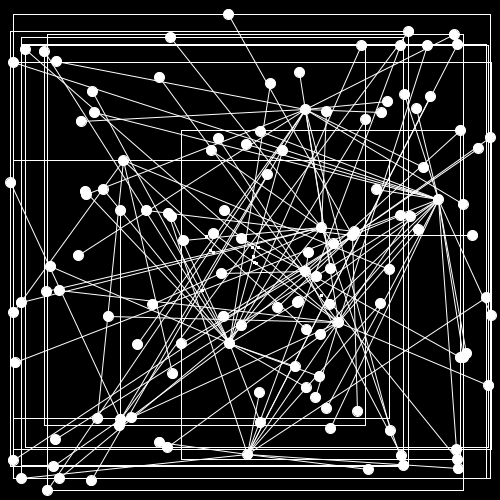
Frame 1 (no input)
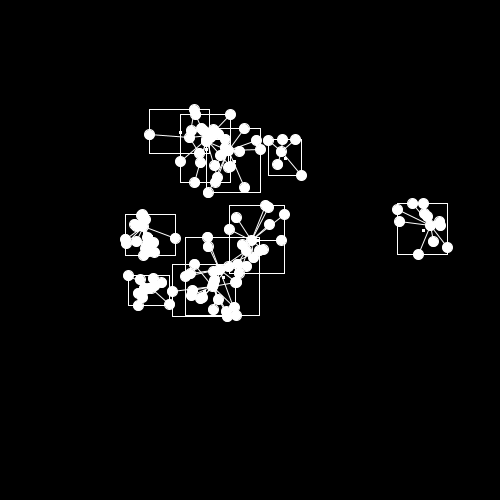
Frame 60 (the mouse pressed at the canvas centre just before this capture)
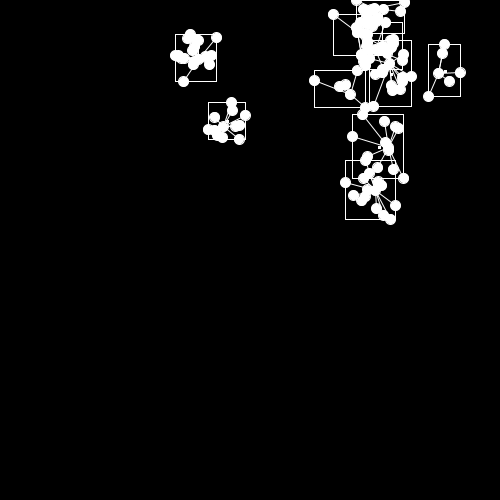
Frame 120 (the mouse held since frame 60 and released just before this capture)

The Processing sketch that drew these frames (run headless with seeded random() and noise(); from frame 60 on, the mouse is pressed at the canvas centre):

// Processing sketch: si_physis_agregados
// ── si_physis_agregados.pde
/// simulaç~es interactivas, 2010
/// andre sier



//Mola mola;
Physis physis;

void setup(){
 
 size(500,500); 
 
 physis = new Physis();
 stroke(255);
}


void draw(){
  background(0);
  physis.update();
  physis.draw();
}

// ── Physis.pde
class Physis {

  PVector       boundsMin, boundsMax;
  PVector       gravidade;
  ArrayList     <AgregadoBase> agregados;



  Physis() {
    init(10);
  }

  void addAgre(float lx, float ly) {
  }

  void init(int numAgre) {
    boundsMin = new PVector();
    boundsMax = new PVector(width,height);
    gravidade = new PVector(0,1,0);
    agregados = new ArrayList<AgregadoBase>();
    for(int i=0; i<numAgre;i++) {
      AgregadoBase a = new AgregadoBase();
      agregados.add(a);
    }
  }


  void addForce() {
  }

  void update() {
    gravidade.x += random(-0.1,0.1);
    gravidade.y += random(-0.1,0.1);
    gravidade.limit(0.2);

    for(int i=0; i<agregados.size();i++) {
      agregados.get(i).update();
    }
  }

  void draw() {
    for(int i=0; i<agregados.size();i++) {
      agregados.get(i).draw();
    }
  }
}







/////////////////////// core

class AgregadoBase {

  ArrayList<Spring> springs;
  ArrayList<PartBase> parts;
  int forcePart;
  AABB aabb;

  AgregadoBase() {
    init((int)random(2,20), (int)random(2,20));
  }

  void init(int ns, int np) {
    forcePart = (int) random(np);
    springs = new ArrayList();
    parts = new ArrayList(); 
    for(int i=0; i<np; i++) {
      PartBase part = new PartBase();
      parts.add(part);
    }
//    if(np>=2)
      for(int i=1; i<np; i++) {


        int a = (int) 0;
        int b = (int) i;//random(np);
        while(b==a) {
          b = (int) random(np);
        }
        Spring spring = new Spring( a, b, 0.05, 0.9, random(10,20)         );
        springs.add(spring);



        //        int a = (int) random(np);
        //        int b = (int) random(np);
        //        while(b==a) {
        //          b = (int) random(np);
        //        }
        //        Spring spring = new Spring( a, b, 0.05, 0.9, random(10,20)         );
        //        springs.add(spring);
      }

    aabb = new AABB();
    aabb.calc(parts);
  }

  void colide( AgregadoBase other) {

    //     PVector delta = new PVector( other.pos.x - pos.x ,
  }

  void update() {
    // add spring forces
    calcSpringForces(1);
    // calc rest
    for(int i=0; i<parts.size();i++) {
      parts.get(i).update();
    }
    aabb.calc(parts);
  }

  void calcSpringForces(float amt) {
    for(int i=0; i<springs.size(); i++) {       
      Spring spring = springs.get(i);
      PartBase p1 = parts.get(spring.from); 
      PartBase p2 = parts.get(spring.to); 
      PVector delta = new PVector(p2.pos.x - p1.pos.x, p2.pos.y - p1.pos.y);

      float len = sqrt(delta.x*delta.x+delta.y*delta.y);

      if(len > spring.restlen) {

        delta.mult(amt*spring.spring);
        p1.addForce(delta);
        delta.mult(-1.0f);
        p2.addForce(delta);
      }

      //         float len = sqrt(delta.x*delta.x+delta.y*delta.y);
      //         if(len > spring.restlen){
      //           
      //         }
    }
  }

  void draw() {
    for(int i=0; i<parts.size();i++) {
      parts.get(i).draw();
    }
    for(int i=0; i<springs.size(); i++) {       
      Spring spring = springs.get(i);
      PartBase p1 = parts.get(spring.from); 
      PartBase p2 = parts.get(spring.to); 
      line(p1.pos.x, p1.pos.y, p2.pos.x, p2.pos.y);
    }
    ///aabb draw
    aabb.draw();
  }
}


class PartBase {
  PVector pos,vel,acc;
  float mass, drag=0.97f, rad=10, rad2=2*rad;

  PartBase() {
    float v = 5;
    init(new PVector(random(width),random(height)), new PVector(random(-v,v),random(-v,v)));
  }

  PartBase(PVector loc) {
    float v = 5;
    init(loc, new PVector(random(-v,v),random(-v,v)));
  }

  void init(PVector loc, PVector velocity) {
    pos = new PVector(loc.x, loc.y, loc.z);
    vel = new PVector(velocity.x, velocity.y);
    acc = new PVector();
  }

  void addForce(PVector force) {
    acc.add(force);
  }

  void update() {
    acc.add(physis.gravidade);
    vel.add(acc);
    vel.limit(10);
    //    vel.mult(drag);
    pos.add(vel);
    bounds();
    acc.set(0,0,0);
  }

  void bounds() {

    if(pos.x < physis.boundsMin.x) {
      pos.x = physis.boundsMin.x;
      vel.x = -vel.x;
    }
    if(pos.y < physis.boundsMin.y) {
      pos.y = physis.boundsMin.y;
      vel.y = -vel.y;
    }
    if(pos.z < physis.boundsMin.z) {
      pos.z = physis.boundsMin.z;
      vel.z = -vel.z;
    }

    if(pos.x > physis.boundsMax.x) {
      pos.x = physis.boundsMax.x;
      vel.x = -vel.x;
    }
    if(pos.y > physis.boundsMax.y) {
      pos.y = physis.boundsMax.y;
      vel.y = -vel.y;
    }
    if(pos.z > physis.boundsMax.z) {
      pos.z = physis.boundsMax.z;
      vel.z = -vel.z;
    }
  }

  void draw() {
    ellipse(pos.x, pos.y, rad, rad);
  }
}



class Spring {
  int from, to;
  float spring, damp, restlen;
  Spring() {
  }
  Spring( int _f, int _t, float _s, float _d, float _r) {
    from = _f;
    to = _t;
    spring = _s;
    damp = _d;
    restlen = _r;
  }
}


class AABB {

  PVector min,max,center; 

  AABB() { 
    min = new PVector(); 
    max = new PVector();
    center = new PVector();
  }
  AABB(PVector mn, PVector mx) {
    this(mn.x,mn.y,mx.x,mx.y);
  } 
  AABB(float mnx, float mny, float mxx, float mxy) {
    min = new PVector(mnx,mny);
    max = new PVector(mxx,mxy);
    center = new PVector();
  }
  void calc(ArrayList<PartBase> list) {
    min.set(1e7,1e7,1e7);
    max.set(-1e7,-1e7,-1e7);
    for(int i=0; i<list.size();i++) {
      PartBase p = list.get(i);
      if(p.pos.x < min.x) {
        min.x = p.pos.x;
      }
      if(p.pos.y < min.y) {
        min.y = p.pos.y;
      }
      if(p.pos.x > max.x) {
        max.x = p.pos.x;
      }
      if(p.pos.y > max.y) {
        max.y = p.pos.y;
      }
    }
    center.set( (min.x + max.x)*0.5f, (min.y + max.y)*0.5f, 0);
  }
  void draw() {
    rect(center.x, center.y, 2, 2);
    line(min.x, min.y, max.x, min.y); 
    line(max.x, min.y, max.x, max.y); 
    line(max.x, max.y, min.x, max.y); 
    line(min.x, max.y, min.x, min.y);
  }
}
